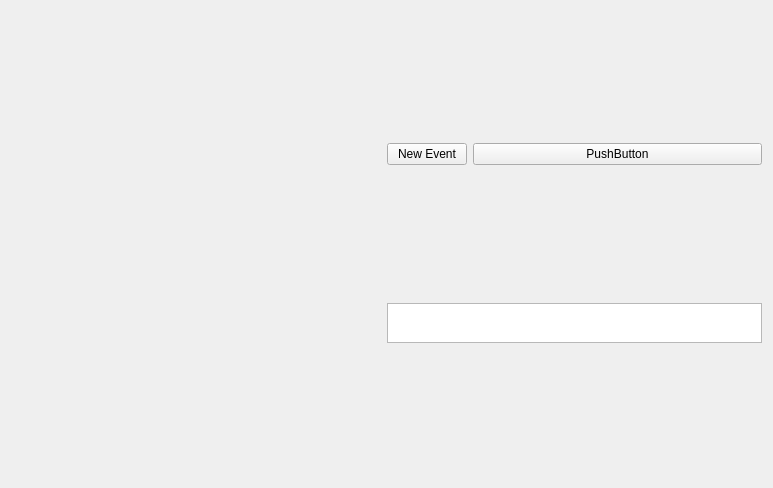
<?xml version="1.0" encoding="UTF-8"?>
<ui version="4.0">
 <class>GSequencerWidget</class>
 <widget class="QWidget" name="GSequencerWidget">
  <property name="geometry">
   <rect>
    <x>0</x>
    <y>0</y>
    <width>773</width>
    <height>488</height>
   </rect>
  </property>
  <property name="acceptDrops">
   <bool>false</bool>
  </property>
  <property name="windowTitle">
   <string>GSequencerWidget</string>
  </property>
  <layout class="QHBoxLayout" name="horizontalLayout_2" stretch="1,1">
   <item>
    <layout class="QVBoxLayout" name="pTreeViewLayout"/>
   </item>
   <item>
    <layout class="QVBoxLayout" name="verticalLayout_2">
     <item>
      <layout class="QHBoxLayout" name="horizontalLayout">
       <item>
        <widget class="QPushButton" name="pButtonNewEvent">
         <property name="sizePolicy">
          <sizepolicy hsizetype="Preferred" vsizetype="Fixed">
           <horstretch>0</horstretch>
           <verstretch>0</verstretch>
          </sizepolicy>
         </property>
         <property name="text">
          <string>New Event</string>
         </property>
        </widget>
       </item>
       <item>
        <widget class="QPushButton" name="pushButton">
         <property name="sizePolicy">
          <sizepolicy hsizetype="Minimum" vsizetype="Fixed">
           <horstretch>1</horstretch>
           <verstretch>0</verstretch>
          </sizepolicy>
         </property>
         <property name="text">
          <string>PushButton</string>
         </property>
        </widget>
       </item>
      </layout>
     </item>
     <item>
      <layout class="QVBoxLayout" name="verticalLayout">
       <item>
        <widget class="GSequenceView" name="pEventsView">
         <property name="sizePolicy">
          <sizepolicy hsizetype="Expanding" vsizetype="Expanding">
           <horstretch>1</horstretch>
           <verstretch>1</verstretch>
          </sizepolicy>
         </property>
         <property name="maximumSize">
          <size>
           <width>16777215</width>
           <height>40</height>
          </size>
         </property>
         <property name="cursor" stdset="0">
          <cursorShape>CrossCursor</cursorShape>
         </property>
         <property name="contextMenuPolicy">
          <enum>Qt::DefaultContextMenu</enum>
         </property>
         <property name="acceptDrops">
          <bool>false</bool>
         </property>
        </widget>
       </item>
       <item>
        <layout class="QVBoxLayout" name="pSeqViewLayout">
         <property name="spacing">
          <number>0</number>
         </property>
        </layout>
       </item>
      </layout>
     </item>
    </layout>
   </item>
  </layout>
 </widget>
 <layoutdefault spacing="6" margin="11"/>
 <customwidgets>
  <customwidget>
   <class>GSequenceView</class>
   <extends>QGraphicsView</extends>
   <header>GSequenceView.h</header>
  </customwidget>
 </customwidgets>
 <resources/>
 <connections/>
</ui>
